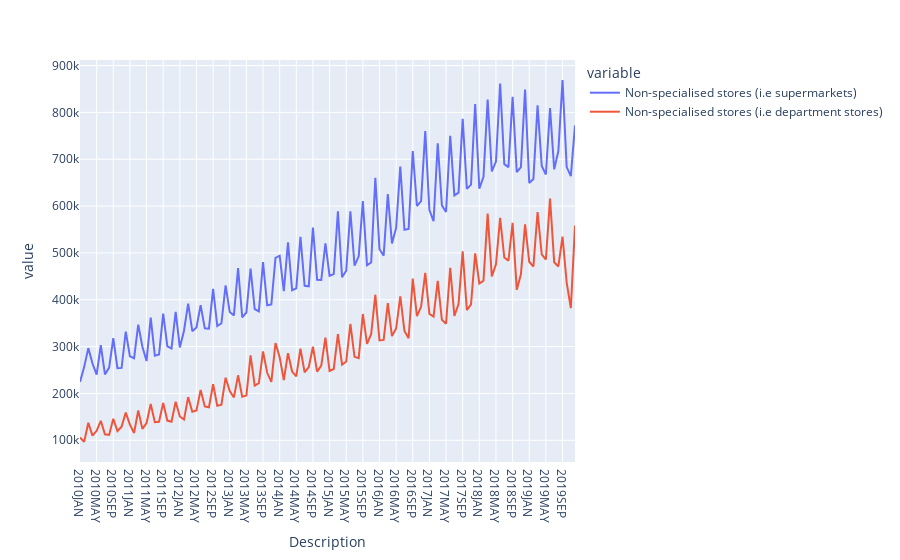

Here is the notebook cell this chart was saved with:
### Code cell
import plotly.express as px # linechart to show value of sales across selected timeline - during covid
dfb = df_preCOVID
df = px.data.tips()
fig = px.line(dfb, x='Description', y=['Non-specialised stores (i.e supermarkets)', 'Non-specialised stores (i.e department stores)'])
fig.show()

### Figure 1 — Plotly figure (JSON) as saved in the notebook; plotly's stock layout.template omitted (floating-point values rounded to 4 significant figures)
{"data": [{"hovertemplate": "variable=Non-specialised stores (i.e supermarkets)<br>Description=%{x}<br>value=%{y}<extra></extra>", "legendgroup": "Non-specialised stores (i.e supermarkets)", "line": {"color": "#636efa", "dash": "solid"}, "marker": {"symbol": "circle"}, "mode": "lines", "name": "Non-specialised stores (i.e supermarkets)", "orientation": "v", "showlegend": true, "type": "scatter", "x": ["2010JAN", "2010FEB", "2010MAR", "2010APR", "2010MAY", "2010JUN", "2010JUL", "2010AUG", "2010SEP", "2010OCT", "2010NOV", "2010DEC", "2011JAN", "2011FEB", "2011MAR", "2011APR", "2011MAY", "2011JUN", "2011JUL", "2011AUG", "2011SEP", "2011OCT", "2011NOV", "2011DEC", "2012JAN", "2012FEB", "2012MAR", "2012APR", "2012MAY", "2012JUN", "2012JUL", "2012AUG", "2012SEP", "2012OCT", "2012NOV", "2012DEC", "2013JAN", "2013FEB", "2013MAR", "2013APR", "2013MAY", "2013JUN", "2013JUL", "2013AUG", "2013SEP", "2013OCT", "2013NOV", "2013DEC", "2014JAN", "2014FEB", "2014MAR", "2014APR", "2014MAY", "2014JUN", "2014JUL", "2014AUG", "2014SEP", "2014OCT", "2014NOV", "2014DEC", "2015JAN", "2015FEB", "2015MAR", "2015APR", "2015MAY", "2015JUN", "2015JUL", "2015AUG", "2015SEP", "2015OCT", "2015NOV", "2015DEC", "2016JAN", "2016FEB", "2016MAR", "2016APR", "2016MAY", "2016JUN", "2016JUL", "2016AUG", "2016SEP", "2016OCT", "2016NOV", "2016DEC", "2017JAN", "2017FEB", "2017MAR", "2017APR", "2017MAY", "2017JUN", "2017JUL", "2017AUG", "2017SEP", "2017OCT", "2017NOV", "2017DEC", "2018JAN", "2018FEB", "2018MAR", "2018APR", "2018MAY", "2018JUN", "2018JUL", "2018AUG", "2018SEP", "2018OCT", "2018NOV", "2018DEC", "2019JAN", "2019FEB", "2019MAR", "2019APR", "2019MAY", "2019JUN", "2019JUL", "2019AUG", "2019SEP", "2019OCT", "2019NOV", "2019DEC"], "xaxis": "x", "y": [224738, 256209, 296739, 263892, 240383, 302903, 240584, 255166, 317815, 253942, 254523, 331991, 279068, 275187, 346988, 299773, 269159, 361777, 280434, 283004, 370243, 300597, 296222, 373932, 298131, 333887, 391740, 333039, 340934, 388206, 338896, 338407, 423048, 343971, 349771, 430921, 373781, 366664, 467628, 362536, 372748, 466350, 380203, 375293, 480533, 388225, 390118, 489600, 494114, 418209, 522673, 420445, 424414, 534134, 429867, 428713, 554105, 442437, 442112, 520552, 451163, 454698, 588895, 448435, 461919, 588877, 472942, 492773, 610455, 473902, 479472, 660444, 507899, 494264, 625411, 520361, 553306, 684105, 549301, 551063, 717456, 600192, 610652, 760080, 591349, 567693, 733993, 601590, 587235, 749991, 622892, 628738, 786508, 636794, 645743, 817849, 637144, 662666, 827266, 673885, 695013, 861840, 689510, 683184, 833425, 672570, 683022, 848834, 649518, 657574, 814976, 685741, 667497, 809206, 678358, 717539, 868954, 683324, 664073, 772211], "yaxis": "y"}, {"hovertemplate": "variable=Non-specialised stores (i.e department stores)<br>Description=%{x}<br>value=%{y}<extra></extra>", "legendgroup": "Non-specialised stores (i.e department stores)", "line": {"color": "#EF553B", "dash": "solid"}, "marker": {"symbol": "circle"}, "mode": "lines", "name": "Non-specialised stores (i.e department stores)", "orientation": "v", "showlegend": true, "type": "scatter", "x": ["2010JAN", "2010FEB", "2010MAR", "2010APR", "2010MAY", "2010JUN", "2010JUL", "2010AUG", "2010SEP", "2010OCT", "2010NOV", "2010DEC", "2011JAN", "2011FEB", "2011MAR", "2011APR", "2011MAY", "2011JUN", "2011JUL", "2011AUG", "2011SEP", "2011OCT", "2011NOV", "2011DEC", "2012JAN", "2012FEB", "2012MAR", "2012APR", "2012MAY", "2012JUN", "2012JUL", "2012AUG", "2012SEP", "2012OCT", "2012NOV", "2012DEC", "2013JAN", "2013FEB", "2013MAR", "2013APR", "2013MAY", "2013JUN", "2013JUL", "2013AUG", "2013SEP", "2013OCT", "2013NOV", "2013DEC", "2014JAN", "2014FEB", "2014MAR", "2014APR", "2014MAY", "2014JUN", "2014JUL", "2014AUG", "2014SEP", "2014OCT", "2014NOV", "2014DEC", "2015JAN", "2015FEB", "2015MAR", "2015APR", "2015MAY", "2015JUN", "2015JUL", "2015AUG", "2015SEP", "2015OCT", "2015NOV", "2015DEC", "2016JAN", "2016FEB", "2016MAR", "2016APR", "2016MAY", "2016JUN", "2016JUL", "2016AUG", "2016SEP", "2016OCT", "2016NOV", "2016DEC", "2017JAN", "2017FEB", "2017MAR", "2017APR", "2017MAY", "2017JUN", "2017JUL", "2017AUG", "2017SEP", "2017OCT", "2017NOV", "2017DEC", "2018JAN", "2018FEB", "2018MAR", "2018APR", "2018MAY", "2018JUN", "2018JUL", "2018AUG", "2018SEP", "2018OCT", "2018NOV", "2018DEC", "2019JAN", "2019FEB", "2019MAR", "2019APR", "2019MAY", "2019JUN", "2019JUL", "2019AUG", "2019SEP", "2019OCT", "2019NOV", "2019DEC"], "xaxis": "x", "y": [105934, 96556, 137415, 109855, 120285, 141637, 112857, 111417, 145841, 119748, 129129, 159027, 133293, 115708, 163490, 124348, 136803, 177570, 138700, 139486, 179851, 142067, 139605, 182362, 150867, 144162, 192175, 160965, 163457, 207586, 172168, 170537, 219757, 173643, 175918, 233582, 205314, 191466, 238723, 192852, 195428, 281147, 216698, 221844, 289932, 244082, 224541, 307518, 277212, 228572, 285821, 246774, 236267, 295723, 244886, 256324, 299783, 246632, 259367, 319041, 247902, 252236, 326718, 261373, 268122, 348259, 278138, 275335, 369637, 305947, 327042, 410746, 313474, 314351, 392918, 322511, 338545, 407133, 333598, 317907, 445096, 365008, 384992, 457291, 370023, 364278, 440316, 357322, 348855, 468417, 365355, 390614, 503356, 378088, 390035, 499076, 434781, 440927, 583775, 449892, 475480, 574770, 490169, 483603, 564344, 421143, 454495, 560786, 481103, 470929, 587351, 496824, 485947, 615845, 479956, 471128, 534911, 436563, 382023, 558399], "yaxis": "y"}], "layout": {"legend": {"title": {"text": "variable"}, "tracegroupgap": 0}, "margin": {"t": 60}, "xaxis": {"anchor": "y", "domain": [0, 1], "title": {"text": "Description"}}, "yaxis": {"anchor": "x", "domain": [0, 1], "title": {"text": "value"}}}}
